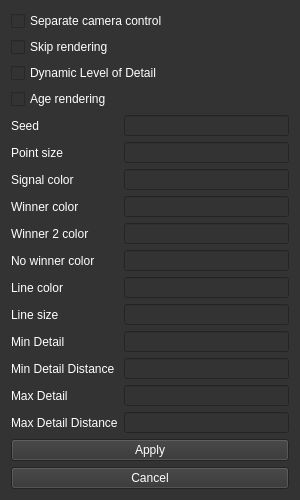
<?xml version="1.0" encoding="UTF-8"?>
<ui version="4.0">
 <class>GNG3DISettingsWidget</class>
 <widget class="QWidget" name="GNG3DISettingsWidget">
  <property name="geometry">
   <rect>
    <x>0</x>
    <y>0</y>
    <width>300</width>
    <height>500</height>
   </rect>
  </property>
  <property name="sizePolicy">
   <sizepolicy hsizetype="Fixed" vsizetype="Fixed">
    <horstretch>0</horstretch>
    <verstretch>0</verstretch>
   </sizepolicy>
  </property>
  <property name="minimumSize">
   <size>
    <width>300</width>
    <height>500</height>
   </size>
  </property>
  <property name="maximumSize">
   <size>
    <width>300</width>
    <height>515</height>
   </size>
  </property>
  <property name="windowTitle">
   <string>Settings</string>
  </property>
  <property name="styleSheet">
   <string notr="true">background-color: #333333;
color: #ffffff;</string>
  </property>
  <layout class="QVBoxLayout" name="verticalLayout">
   <item>
    <widget class="QCheckBox" name="separate_camera_control">
     <property name="text">
      <string>Separate camera control</string>
     </property>
    </widget>
   </item>
   <item>
    <widget class="QCheckBox" name="skip_rendering">
     <property name="text">
      <string>Skip rendering</string>
     </property>
    </widget>
   </item>
   <item>
    <widget class="QCheckBox" name="dynamicLod">
     <property name="text">
      <string>Dynamic Level of Detail</string>
     </property>
    </widget>
   </item>
   <item>
    <widget class="QCheckBox" name="mode_edge">
     <property name="text">
      <string>Age rendering</string>
     </property>
    </widget>
   </item>
   <item>
    <layout class="QGridLayout" name="gridLayout_2">
     <item row="3" column="0">
      <layout class="QFormLayout" name="formLayout_2">
       <item row="0" column="0">
        <widget class="QLabel" name="label_8">
         <property name="text">
          <string>Seed</string>
         </property>
        </widget>
       </item>
       <item row="0" column="1">
        <widget class="QLineEdit" name="seed"/>
       </item>
       <item row="1" column="0">
        <widget class="QLabel" name="label">
         <property name="text">
          <string>Point size</string>
         </property>
        </widget>
       </item>
       <item row="1" column="1">
        <widget class="QLineEdit" name="point_size_node">
         <property name="text">
          <string/>
         </property>
         <property name="readOnly">
          <bool>false</bool>
         </property>
        </widget>
       </item>
       <item row="2" column="0">
        <widget class="QLabel" name="label_2">
         <property name="text">
          <string>Signal color</string>
         </property>
        </widget>
       </item>
       <item row="2" column="1">
        <widget class="QLineEdit" name="signal_color_node"/>
       </item>
       <item row="3" column="0">
        <widget class="QLabel" name="label_3">
         <property name="text">
          <string>Winner color</string>
         </property>
        </widget>
       </item>
       <item row="3" column="1">
        <widget class="QLineEdit" name="winner_color_node"/>
       </item>
       <item row="4" column="0">
        <widget class="QLabel" name="label_5">
         <property name="text">
          <string>Winner 2 color</string>
         </property>
        </widget>
       </item>
       <item row="4" column="1">
        <widget class="QLineEdit" name="winner2_color_node"/>
       </item>
       <item row="5" column="0">
        <widget class="QLabel" name="label_4">
         <property name="text">
          <string>No winner color</string>
         </property>
        </widget>
       </item>
       <item row="5" column="1">
        <widget class="QLineEdit" name="no_winner_color_node">
         <property name="text">
          <string/>
         </property>
        </widget>
       </item>
       <item row="6" column="0">
        <widget class="QLabel" name="label_6">
         <property name="text">
          <string>Line color</string>
         </property>
        </widget>
       </item>
       <item row="6" column="1">
        <widget class="QLineEdit" name="line_color_edge"/>
       </item>
       <item row="7" column="0">
        <widget class="QLabel" name="label_7">
         <property name="text">
          <string>Line size</string>
         </property>
        </widget>
       </item>
       <item row="7" column="1">
        <widget class="QLineEdit" name="line_size_edge"/>
       </item>
       <item row="8" column="0">
        <widget class="QLabel" name="label_9">
         <property name="text">
          <string>Min Detail</string>
         </property>
        </widget>
       </item>
       <item row="8" column="1">
        <widget class="QLineEdit" name="minDetail"/>
       </item>
       <item row="9" column="0">
        <widget class="QLabel" name="label_11">
         <property name="text">
          <string>Min Detail Distance</string>
         </property>
        </widget>
       </item>
       <item row="9" column="1">
        <widget class="QLineEdit" name="minDetailDistance"/>
       </item>
       <item row="10" column="0">
        <widget class="QLabel" name="label_12">
         <property name="text">
          <string>Max Detail</string>
         </property>
        </widget>
       </item>
       <item row="10" column="1">
        <widget class="QLineEdit" name="maxDetail"/>
       </item>
       <item row="11" column="0">
        <widget class="QLabel" name="label_10">
         <property name="text">
          <string>Max Detail Distance</string>
         </property>
        </widget>
       </item>
       <item row="11" column="1">
        <widget class="QLineEdit" name="maxDetailDistance"/>
       </item>
      </layout>
     </item>
    </layout>
   </item>
   <item>
    <widget class="QPushButton" name="apply">
     <property name="text">
      <string>Apply</string>
     </property>
    </widget>
   </item>
   <item>
    <widget class="QPushButton" name="cancel">
     <property name="text">
      <string>Cancel</string>
     </property>
    </widget>
   </item>
  </layout>
 </widget>
 <resources/>
 <connections/>
</ui>
